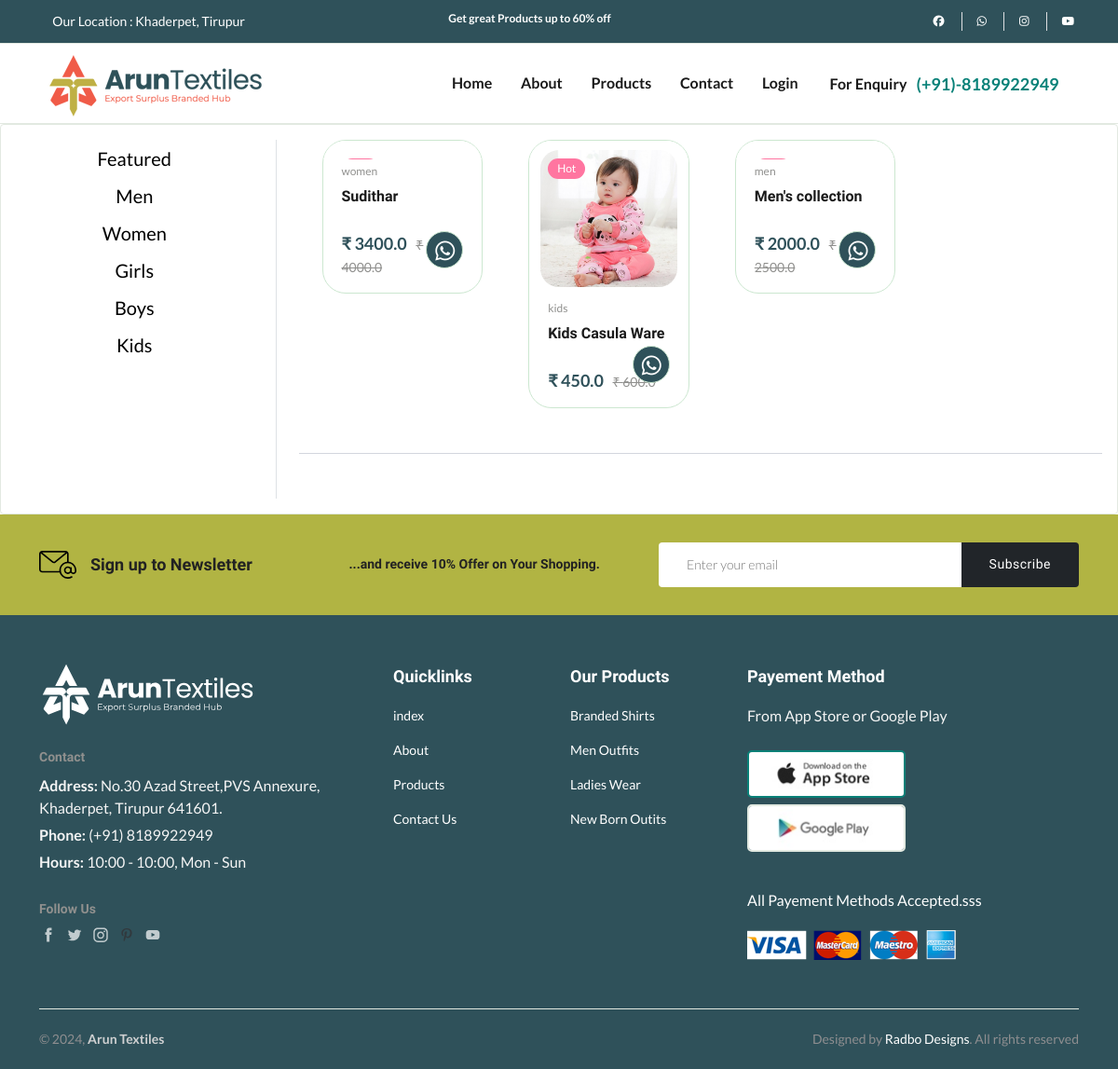
/product, run on the app's committed database.
### wedsite/models.py (models this page shows, shortened)
class ProductPage(db.Model):
    id = db.Column(db.Integer, primary_key=True)
    product_name = db.Column(db.String(100), nullable=False)
    current_price = db.Column(db.Float, nullable=False)
    previous_price = db.Column(db.Float, nullable=False)
    product_picture = db.Column(db.String(1000), nullable=False)
    product_tag = db.Column(db.String(50), nullable=False)

### wedsite/views.py (the view)
@views.route("/product", methods=['GET', 'POST'])
def product():
    items = ProductPage.query.all()
    return render_template("product.html", items = items)

### wedsite/templates/product.html (shortened to what this page needs)
{% extends 'index.html' %}
{% block content %}
<section class="content-main">
    <div class="card">
        <div class="card-body">
            <div class="row gx-5">
                <aside class="col-lg-3 border-end">
                    <nav class="nav nav-pills flex-lg-column mb-4">
                        <li class="nav-item" role="presentation">
                            <button class="nav-link" data-filter="all">Featured</button>
                        </li>
                        <li class="nav-item" role="presentation">
                            <button class="nav-link" data-filter="men">Men</button>
                        </li>
                        <li class="nav-item" role="presentation">
                            <button class="nav-link" data-filter="women">Women</button>
                        </li>
                        <li class="nav-item" role="presentation">
                            <button class="nav-link" data-filter="girls">Girls</button>
                        </li>
                        <li class="nav-item" role="presentation">
                            <button class="nav-link" data-filter="boys">Boys</button>
                        </li>
                        <li class="nav-item" role="presentation">
                            <button class="nav-link" data-filter="kids">Kids</button>
                        </li>
                    </nav>
                </aside>
                <div class="col-lg-9">
                        <div class="row" id="product-container">
                            {% for item in items %}
                            <div class="col-md-3 product-item" data-category="{{ item.product_tag }}">
                                <div class="product-cart-wrap hover-up" style="margin-left: 25px;">
                                    <div class="product-img-action-wrap index-img">
                                        <div class="product-img product-img-zoom">
                                            <a href="#">
                                                <img class="default-img" src="{{ item.product_picture }}" alt="">
                                            </a>
                                        </div>
                                        <div class="product-badges product-badges-position product-badges-mrg">
                                            <span class="hot">Hot</span>
                                        </div>
                                    </div>
                                    <div class="product-content-wrap">
                                        <div class="product-category">
                                            <a href="shop-grid-right.html">{{ item.product_tag }}</a>
                                        </div>
                                        <h2><a href="#">{{ item.product_name }}</a></h2>
                                        <div class="rating-result" title="90%">
                                        </div>
                                        <div class="product-price">
                                            <span>₹ {{ item.current_price }}</span>
                                            <span class="old-price">₹ {{ item.previous_price }}</span>
                                        </div>
                                        <div class="product-action-1 show">
                                            <a aria-label="For Enquiry" class="action-btn hover-up"
                                                href="https://api.whatsapp.com/send?phone=1234567890">
                                                <i class="fab fa-whatsapp fa-lg" style="font-size:24px;"></i>
                                            </a>
                                        </div>
                                    </div>
                                </div>
                            </div>
                            {% endfor %}
                        </div>
                        <hr class="my-5">
                </div>
            </div>
        </div>
    </div>
</section>
{% endblock %}

### wedsite/templates/index.html (shortened to what this page needs)
<!DOCTYPE html>
<html class="no-js" lang="en">
<head>
    <link rel="stylesheet" href="https://cdnjs.cloudflare.com/ajax/libs/font-awesome/6.5.1/css/all.min.css" />
    <link rel="stylesheet" href="static/css/main.css?v=3.4">
    <link rel="stylesheet" href="https://cdnjs.cloudflare.com/ajax/libs/OwlCarousel2/2.3.4/assets/owl.carousel.min.css">
    <link rel="stylesheet" href="https://cdnjs.cloudflare.com/ajax/libs/OwlCarousel2/2.3.4/assets/owl.theme.default.min.css">
</head>
<body>
    {% include 'header.html' %}
    {% block content %}{% endblock %}
    {% include 'footer.html' %}
</body>
</html>

### wedsite/templates/header.html (shortened to what this page needs)
<header class="header-area header-style-4 header-height-2">
    <div class="header-top header-top-ptb-1 d-none d-lg-block" style="background-color:#2f515a;">
        <div class="container">
            <div class="row align-items-center">
                <div class="col-xl-4 col-lg-4">
                    <div class="header-info">
                        <ul>
                            <li style="color:white;"><i class="fi-rs-marker"></i><a  href="https://maps.app.goo.gl/mAfWA1dnAhPTsMmQ9" style="color:white;">Our Location : Khaderpet, Tirupur</a></li>
                        </ul>
                    </div>
                </div>
                <div class="col-xl-5 col-lg-4">
                    <div class="text-center">
                        <div id="news-flash" class="d-inline-block"  style="color:white;font-size:12px;">
                            <ul>
                                <li>Get great Products up to 60% off </li>
                            </ul>
                        </div>
                    </div>
                </div>
                <div class="col-xl-3 col-lg-4">
                    <div class="header-info header-info-right">
                        <ul>
                            <li><i class="fa-brands fa-facebook fa-2xl" style="color: #ffffff;"></i></li>
                            <li><i class="fa-brands fa-whatsapp fa-2xl" style="color: #ffffff;"></i></li>
                            <li><i class="fa-brands fa-instagram fa-2xl" style="color: #ffffff;"></i></li>
                            <li><i class="fa-brands fa-youtube fa-2xl" style="color: #ffffff;"></i></li>
                        </ul>
                    </div>
                </div>
            </div>
        </div>
    </div>
    <div class="header-bottom header-bottom-bg-color sticky-bar">
        <div class="container">
            <div class="header-wrap header-space-between position-relative">
                <div class="header-nav d-none d-lg-flex">
                    <div class="main-categori-wrap d-none d-lg-block">
                        <div class="logo logo-width-1">
                            <a href="{{ url_for('views.index') }}"><img src="static/imgs/theme/logo.png" alt="logo" style="height:66px; width:250px; margin-top:12px;"></a>
                        </div>
                    </div>
                    <div class="main-menu main-menu-padding-1 main-menu-lh-2 d-none d-lg-block" >
                        <nav>
                            <ul>
                                <li><a  href="{{ url_for('views.index') }}">Home</a>
                                </li>
                                <li>
                                    <a href="{{ url_for('views.about') }}">About</a>
                                </li>
                                <li ><a href="{{ url_for('views.product') }}">Products </a>
                                </li>
                                <li>
                                    <a href="{{ url_for('views.contact') }}">Contact</a>
                                </li>
                                <li>
                                    <a href="{{ url_for('auth.login') }}">Login</a>
                                </li>
                            </ul>
                        </nav>
                    </div>
                </div>
                <div class="hotline d-none d-lg-block" >
                    <p><i class="fi-rs-headset"></i><span>For Enquiry</span>(+91)-8189922949</p>
                </div>
            </div>
        </div>
    </div>
</header>

### wedsite/templates/footer.html (shortened to what this page needs)
<footer class="main" style="background-color:#2f515a;">
    <section class="newsletter p-30 text-white wow fadeIn animated" style="background-color:#b1b443">
        <div class="container">
            <div class="row align-items-center">
                <div class="col-lg-7 mb-md-3 mb-lg-0">
                    <div class="row align-items-center">
                        <div class="col flex-horizontal-center">
                            <img class="icon-email" src="static/imgs/theme/icons/icon-email.svg" alt="">
                            <h4 class="font-size-20 mb-0 ml-3">Sign up to Newsletter</h4>
                        </div>
                        <div class="col my-4 my-md-0 des">
                            <h5 class="font-size-15 ml-4 mb-0">...and receive <strong>10% Offer on Your Shopping.</strong></h5>
                        </div>
                    </div>
                </div>
                <div class="col-lg-5">
                    <form class="form-subcriber d-flex wow fadeIn animated">
                        <input type="email" class="form-control bg-white font-small" placeholder="Enter your email">
                        <button class="btn bg-dark text-white" type="submit">Subscribe</button>
                    </form>
                </div>
            </div>
        </div>
    </section>
    <section class="section-padding footer-mid">
        <div class="container pt-15 pb-20">
            <div class="row">
                <div class="col-lg-4 col-md-6">
                    <div class="widget-about font-md mb-md-5 mb-lg-0">
                        <div class="logo logo-width-1 wow fadeIn animated">
                            <a href="views.index.html"><img src="static/imgs/theme/logo.svg" alt="logo" style="height:66px; width:250px; margin-top:12px;"></a>
                        </div>
                        <h5 class="mt-20 mb-10 fw-600 text-grey-4 wow fadeIn animated">Contact</h5>
                        <p class="wow fadeIn animated">
                            <strong>Address: </strong>No.30 Azad Street,PVS Annexure, Khaderpet, Tirupur 641601.
                        </p>
                        <p class="wow fadeIn animated">
                            <strong>Phone: </strong>(+91) 8189922949
                        </p>
                        <p class="wow fadeIn animated">
                            <strong>Hours: </strong>10:00 - 10:00, Mon - Sun
                        </p>
                        <h5 class="mb-10 mt-30 fw-600 text-grey-4 wow fadeIn animated">Follow Us</h5>
                        <div class="mobile-social-icon wow fadeIn animated mb-sm-5 mb-md-0">
                            <a href="#"><img src="static/imgs/theme/icons/icon-facebook.svg" alt=""></a>
                            <a href="#"><img src="static/imgs/theme/icons/icon-twitter.svg" alt=""></a>
                            <a href="#"><img src="static/imgs/theme/icons/icon-instagram.svg" alt=""></a>
                            <a href="#"><img src="static/imgs/theme/icons/icon-pinterest.svg" alt=""></a>
                            <a href="#"><img src="static/imgs/theme/icons/icon-youtube.svg" alt=""></a>
                        </div>
                    </div>
                </div>
                <div class="col-lg-2 col-md-3">
                    <h5 class="widget-title wow fadeIn animated" style="color:white">Quicklinks</h5>
                    <ul class="footer-list wow fadeIn animated mb-sm-5 mb-md-0">
                        <li><a href="#">index</a></li>
                        <li><a href="#">About</a></li>
                        <li><a href="#">Products</a></li>
                        <li><a href="#">Contact Us</a></li>
                    </ul>
                </div>
                <div class="col-lg-2  col-md-3">
                    <h5 class="widget-title wow fadeIn animated" style="color:white">Our Products</h5>
                    <ul class="footer-list wow fadeIn animated">
                        <li><a href="#">Branded Shirts</a></li>
                        <li><a href="#">Men Outfits</a></li>
                        <li><a href="#">Ladies Wear</a></li>
                        <li><a href="#">New Born Outits</a></li>
                    </ul>
                </div>
                <div class="col-lg-4">
                    <h5 class="widget-title wow fadeIn animated" style="color:white">Payement Method</h5>
                    <div class="row">
                        <div class="col-md-8 col-lg-12">
                            <p class="wow fadeIn animated">From App Store or Google Play</p>
                            <div class="download-app wow fadeIn animated">
                                <a href="#" class="hover-up mb-sm-4 mb-lg-0"><img class="active" src="static/imgs/theme/app-store.jpg" alt=""></a>
                                <a href="#" class="hover-up"><img src="static/imgs/theme/google-play.jpg" alt=""></a>
                            </div>
                        </div>
                        <div class="col-md-4 col-lg-12 mt-md-3 mt-lg-0">
                            <p class="mb-20 wow fadeIn animated" style="color:white">All Payement Methods Accepted.sss</p>
                            <img class="wow fadeIn animated" src="static/imgs/theme/payment-method.png" alt="">
                        </div>
                    </div>
                </div>
            </div>
        </div>
    </section>
    <div class="container pb-20 wow fadeIn animated">
        <div class="row">
            <div class="col-12 mb-20">
                <div class="footer-bottom"></div>
            </div>
            <div class="col-lg-6">
                <p class="float-md-left font-sm text-muted mb-0">&copy; 2024, <strong class="text-brand">Arun Textiles</strong> </p>
            </div>
            <div class="col-lg-6">
                <p class="text-lg-end text-start font-sm text-muted mb-0">
                    Designed by <a href="http://alithemes.com"  style="color:white;" target="_blank">Radbo Designs</a>. All rights reserved
                </p>
            </div>
        </div>
    </div>
</footer>

### wedsite/templates/product.html (style rules this page uses)
.nav-pills .nav-link { font-size: 20px; width: 100%; }

### data on the page
ProductPage: product_tag "women", product_name "Sudithar", current_price "3400.0", previous_price "4000.0"
ProductPage: product_picture (picture), product_tag "kids", product_name "Kids Casula Ware", current_price "450.0", previous_price "600.0"
ProductPage: product_tag "men", product_name "Men's collection", current_price "2000.0", previous_price "2500.0"
